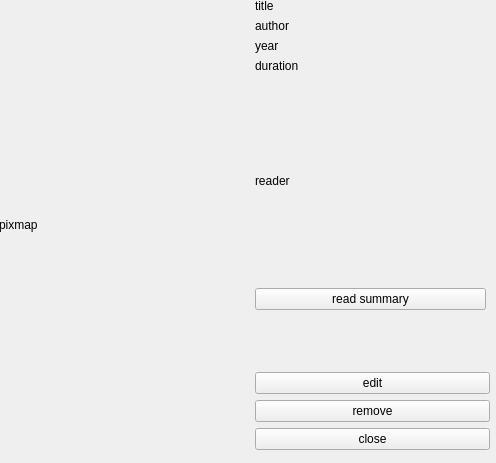
<?xml version="1.0" encoding="UTF-8"?>
<ui version="4.0">
 <class>mediaDetailWidget</class>
 <widget class="QWidget" name="mediaDetailWidget">
  <property name="geometry">
   <rect>
    <x>0</x>
    <y>0</y>
    <width>496</width>
    <height>463</height>
   </rect>
  </property>
  <property name="windowTitle">
   <string>Form</string>
  </property>
  <widget class="QWidget" name="horizontalLayoutWidget">
   <property name="geometry">
    <rect>
     <x>-1</x>
     <y>-1</y>
     <width>491</width>
     <height>451</height>
    </rect>
   </property>
   <layout class="QHBoxLayout" name="horizontalLayout">
    <item>
     <widget class="QLabel" name="photoLabel">
      <property name="minimumSize">
       <size>
        <width>250</width>
        <height>0</height>
       </size>
      </property>
      <property name="text">
       <string>pixmap</string>
      </property>
     </widget>
    </item>
    <item>
     <layout class="QVBoxLayout" name="verticalLayout">
      <item>
       <widget class="QLabel" name="titleLabel">
        <property name="text">
         <string>title</string>
        </property>
       </widget>
      </item>
      <item>
       <widget class="QLabel" name="authorLabel">
        <property name="text">
         <string>author</string>
        </property>
       </widget>
      </item>
      <item>
       <widget class="QLabel" name="yearLabel">
        <property name="text">
         <string>year</string>
        </property>
       </widget>
      </item>
      <item>
       <widget class="QLabel" name="durationLabel">
        <property name="text">
         <string>duration</string>
        </property>
       </widget>
      </item>
      <item>
       <widget class="QStackedWidget" name="stackedWidget">
        <property name="maximumSize">
         <size>
          <width>16777215</width>
          <height>16777215</height>
         </size>
        </property>
        <property name="layoutDirection">
         <enum>Qt::LayoutDirection::RightToLeft</enum>
        </property>
        <widget class="QWidget" name="audiobook">
         <widget class="QWidget" name="verticalLayoutWidget">
          <property name="geometry">
           <rect>
            <x>0</x>
            <y>0</y>
            <width>231</width>
            <height>231</height>
           </rect>
          </property>
          <layout class="QVBoxLayout" name="verticalLayout_2">
           <item>
            <widget class="QLabel" name="readerLabel">
             <property name="text">
              <string>reader</string>
             </property>
            </widget>
           </item>
           <item>
            <widget class="QPushButton" name="summaryButton">
             <property name="text">
              <string>read summary</string>
             </property>
            </widget>
           </item>
          </layout>
         </widget>
        </widget>
        <widget class="QWidget" name="podcast">
         <widget class="QWidget" name="verticalLayoutWidget_3">
          <property name="geometry">
           <rect>
            <x>0</x>
            <y>0</y>
            <width>231</width>
            <height>231</height>
           </rect>
          </property>
          <layout class="QVBoxLayout" name="verticalLayout_4">
           <item>
            <widget class="QLabel" name="episodeLabel">
             <property name="text">
              <string>episode</string>
             </property>
            </widget>
           </item>
           <item>
            <widget class="QLabel" name="seasonLabel">
             <property name="text">
              <string>season</string>
             </property>
            </widget>
           </item>
          </layout>
         </widget>
        </widget>
        <widget class="QWidget" name="music">
         <widget class="QWidget" name="verticalLayoutWidget_2">
          <property name="geometry">
           <rect>
            <x>0</x>
            <y>0</y>
            <width>231</width>
            <height>231</height>
           </rect>
          </property>
          <layout class="QVBoxLayout" name="verticalLayout_3">
           <item>
            <widget class="QLabel" name="albumLabel">
             <property name="text">
              <string>album</string>
             </property>
            </widget>
           </item>
           <item>
            <widget class="QPushButton" name="lyricsButton">
             <property name="text">
              <string>read lyrics</string>
             </property>
            </widget>
           </item>
          </layout>
         </widget>
        </widget>
       </widget>
      </item>
      <item>
       <widget class="QPushButton" name="editButton">
        <property name="text">
         <string>edit</string>
        </property>
       </widget>
      </item>
      <item>
       <widget class="QPushButton" name="removeButton">
        <property name="text">
         <string>remove</string>
        </property>
       </widget>
      </item>
      <item>
       <widget class="QPushButton" name="closeButton">
        <property name="text">
         <string>close</string>
        </property>
       </widget>
      </item>
     </layout>
    </item>
   </layout>
  </widget>
 </widget>
 <resources/>
 <connections/>
</ui>
